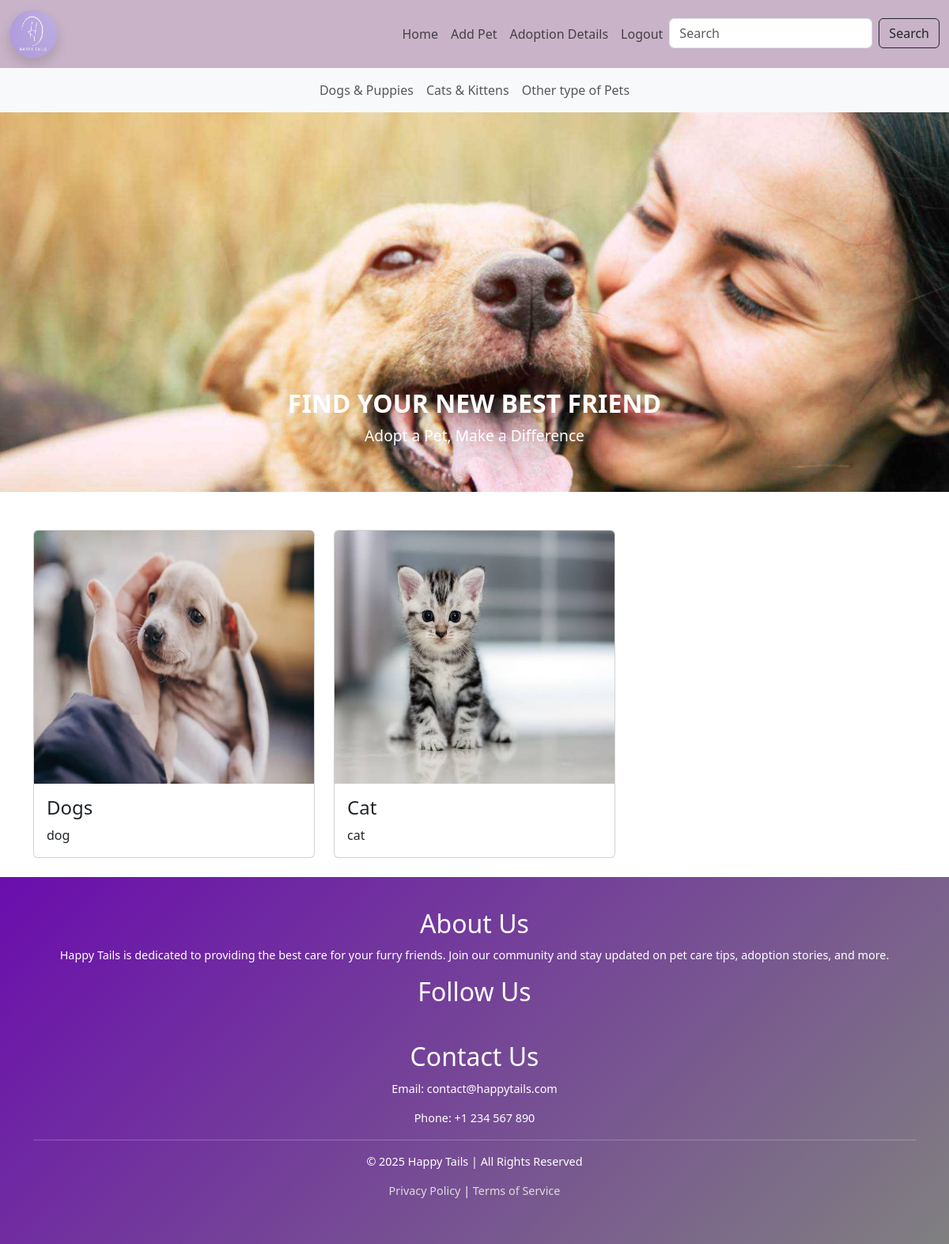
Before: /shop_home (signed in) with the older database file.
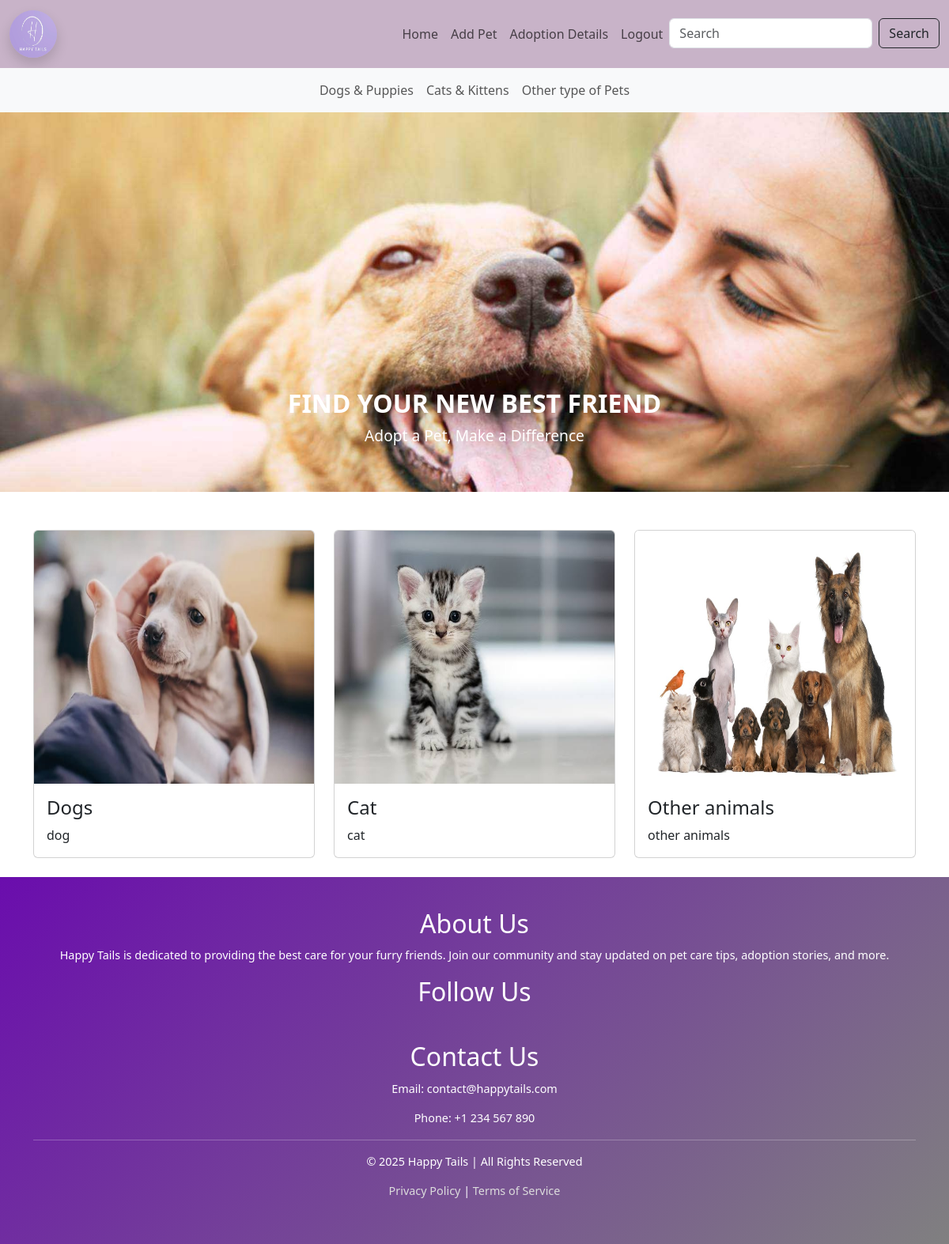
After: the same page with the newer database file.
### app/models.py (models this page shows, shortened)
class Pet_category(models.Model):
    name = models.TextField()
    image = models.FileField()
    description = models.TextField()

### app/views.py (the view)
# urls.py: path('shop_home',views.shop_home),
def shop_home(req):
    if 'shop' in req.session:
        pet=Pet_category.objects.all()
        return render(req,'shop/home.html',{'pets':pet})
    else:
        return redirect(shop_login)

### templates/shop/home.html (shortened to what this page needs)
<!DOCTYPE html>
<html lang="en">
<head>
    <link href="https://cdn.jsdelivr.net/npm/bootstrap@5.3.3/dist/css/bootstrap.min.css" rel="stylesheet">
</head>
<body>
  <nav class="navbar navbar-expand-lg navbar-light" style="background-color: rgb(200, 179, 200);">
    <div class="container-fluid">
      <a class="navbar-brand" href="home">
        <img src="static/images/happytailslogo.jpg" alt="Logo" style="width: 60px; height: 60px;" class="rounded-circle shadow">
      </a>
      <div class="collapse navbar-collapse" id="collapsibleNavbar">
        <ul class="navbar-nav ms-auto">
          <li class="nav-item"><a class="nav-link fw-light" href="shop_home">Home</a></li>
          <li class="nav-item"><a class="nav-link fw-light" href="add_pet">Add Pet</a></li>
          <li class="nav-item"><a class="nav-link fw-light" href="bookings">Adoption Details</a></li>
          <li class="nav-item"><a class="nav-link fw-light" href="shop_logout">Logout</a></li>
          <li class="nav-item">
            <form class="d-flex" action="/search" method="get">
              <input class="form-control me-2 fw-light" type="search" placeholder="Search" name="query">
              <button class="btn btn-outline-dark" type="submit">Search</button>
            </form>
          </li>
        </ul>
      </div>
    </div>
  </nav>
  <nav class="navbar navbar-expand-sm bg-light justify-content-center">
    <ul class="navbar-nav">
      <li class="nav-item"><a class="nav-link" href="#">Dogs & Puppies</a></li>
      <li class="nav-item"><a class="nav-link" href="#">Cats & Kittens</a></li>
      <li class="nav-item"><a class="nav-link" href="#">Other type of Pets</a></li>
    </ul>
  </nav>
  <div id="demo" class="carousel slide" data-bs-ride="carousel">
    <div class="carousel-inner">
      <div class="carousel-item active">
        <img src="static/images/bgimg1.jpg" alt="" class="d-block w-100">
        <div class="carousel-caption d-none d-md-block">
          <h3><b>FIND YOUR NEW BEST FRIEND</b></h3>
          <p>Adopt a Pet, Make a Difference</p>
        </div>
      </div>
    </div>
  </div>
  <div class="container mt-5">
    <div class="row">
        {% for pet in pets %}
        <div class="col-lg-4">
            <div class="card">
              <a href="../dog_list/{{pet.id}}"><img class="card-img-top" src="{{pet.image.url}}" alt="Card image" style="width:100%;height: 320px;"></a>
                <div class="card-body">
                    <h4 class="card-title">{{pet.name}}</h4>
                    <p class="card-text fw-light fw-secondary">{{pet.description}}</p>
                </div>
            </div>
        </div>
        {% endfor %}
    </div>
  </div>
<footer class="footer mt-4">
  <div class="container">
    <div class="footer-content">
      <div class="footer-section about">
        <h2>About Us</h2>
        <p>Happy Tails is dedicated to providing the best care for your furry friends. Join our community and stay updated on pet care tips, adoption stories, and more.</p>
      </div>
      <div class="footer-section follow-us">
        <h2>Follow Us</h2>
        <div class="social-icons">
        </div>
      </div>
      <div class="footer-section contact">
        <h2>Contact Us</h2>
        <p>Email: contact@happytails.com</p>
        <p>Phone: +1 234 567 890</p>
      </div>
    </div>
    <hr>
    <p>&copy; 2025 Happy Tails | All Rights Reserved</p>
    <p><a href="#">Privacy Policy</a> | <a href="#">Terms of Service</a></p>
  </div>
</footer>
</body>
</html>

Changed rows visible on the page:
added Pet_category: image (picture), name "Other animals", description "other animals"
